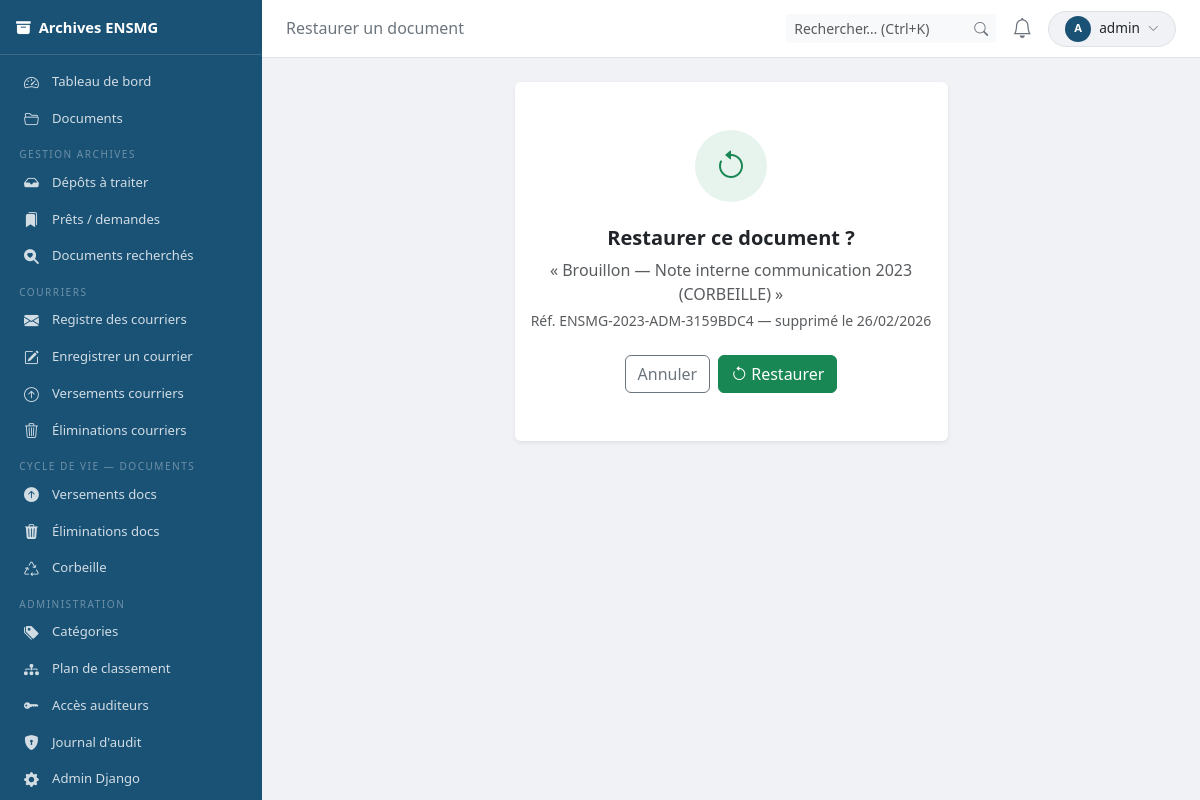
Page /gestion/corbeille/382/restaurer/ (signed in) on the committed database.
### users/models.py (models this page shows, shortened)
class CustomUser(AbstractUser):
    class Role(models.TextChoices):
        ADMIN       = 'ADMIN',      'Administrateur système'
        ARCHIVISTE  = 'ARCHIVISTE', 'Archiviste'
        DIRECTION   = 'DIRECTION',  'Direction'
        PERSONNEL   = 'PERSONNEL',  'Personnel administratif'
        ENSEIGNANT  = 'ENSEIGNANT', 'Enseignant-chercheur'
    role = models.CharField(
        max_length=20,
        choices=Role.choices,
        default=Role.PERSONNEL,
        verbose_name='Rôle',
    )
    departement = models.ForeignKey(
        Departement,
        null=True, blank=True,
        on_delete=models.SET_NULL,
        verbose_name='Département / Service',
        help_text='Service de rattachement de l\'utilisateur.',
    )
    telephone = models.CharField(
        max_length=30,
        blank=True,
        verbose_name='Téléphone',
    )
    class Meta:
        verbose_name        = 'Utilisateur'
        verbose_name_plural = 'Utilisateurs'
        ordering            = ['last_name', 'first_name']

### archives/models.py (models this page shows, shortened)
class Document(models.Model):
    class Statut(models.TextChoices):
        COURANT        = 'COURANT',        'Archive courante'
        INTERMEDIAIRE  = 'INTERMEDIAIRE',  'Archive intermédiaire'
        DEFINITIF      = 'DEFINITIF',      'Archive définitive'
        EN_VERSEMENT   = 'EN_VERSEMENT',   'En cours de versement'
        VERSE          = 'VERSE',          'Versé aux Archives nationales'
        EN_ELIMINATION = 'EN_ELIMINATION', "En cours d'élimination"
        ELIMINE        = 'ELIMINE',        'Éliminé'
    class Confidentialite(models.TextChoices):
        PUBLIC       = 'PUBLIC',       'Public'
        INTERNE      = 'INTERNE',      'Usage interne'
        CONFIDENTIEL = 'CONFIDENTIEL', 'Confidentiel'
        SECRET       = 'SECRET',       'Secret'
    class Support(models.TextChoices):
        NUMERIQUE = 'NUMERIQUE', 'Numérique'
        PAPIER    = 'PAPIER',    'Papier'
        MIXTE     = 'MIXTE',     'Mixte (papier + numérique)'
    class SortFinal(models.TextChoices):
        CONSERVATION = 'CONSERVATION', 'Conservation définitive'
        ELIMINATION  = 'ELIMINATION',  'Élimination'
        TRI          = 'TRI',          'Tri'
        EN_ATTENTE   = 'EN_ATTENTE',   'En attente de décision'
    identifiant = models.CharField(
        max_length=60, unique=True, editable=False,
        verbose_name='Identifiant unique',
        db_index=True,
        help_text='Format : ENSMG-AAAA-CODE-XXXXXXXX',
    )
    titre              = models.CharField(max_length=500, verbose_name='Titre')
    producteur         = models.CharField(max_length=200, verbose_name='Service producteur')
    date_creation      = models.DateField(verbose_name='Date de création du document')
    date_reception     = models.DateField(null=True, blank=True, verbose_name='Date de réception')
    date_enregistrement = models.DateTimeField(auto_now_add=True, verbose_name="Date d'enregistrement dans le système")
    description        = models.TextField(blank=True, verbose_name='Description / Résumé')
    mots_cles          = models.TextField(blank=True, verbose_name='Mots-clés', help_text='Séparés par des virgules')
    langue             = models.CharField(max_length=10, default='fr', verbose_name='Langue')
    categorie       = models.ForeignKey(CategorieDocument, on_delete=models.PROTECT, verbose_name='Catégorie documentaire')
    plan_classement = models.ForeignKey(PlanClassement, on_delete=models.PROTECT, verbose_name='Cote de classement')
    statut          = models.CharField(max_length=20, choices=Statut.choices, default=Statut.COURANT, verbose_name='Statut', db_index=True)
    confidentialite = models.CharField(max_length=20, choices=Confidentialite.choices, default=Confidentialite.INTERNE, verbose_name='Niveau de confidentialité')
    support         = models.CharField(max_length=10, choices=Support.choices, default=Support.NUMERIQUE, verbose_name='Support')
    fichier               = models.FileField(upload_to='archives/%Y/%m/', null=True, blank=True, verbose_name='Fichier numérique')
    nom_fichier_original  = models.CharField(max_length=255, blank=True, verbose_name='Nom du fichier original')
    taille_fichier        = models.BigIntegerField(null=True, blank=True, verbose_name='Taille (octets)')
    empreinte_sha256      = models.CharField(max_length=64, blank=True, verbose_name='Empreinte SHA-256', help_text="Garantie d'intégrité du fichier numérique")
    texte_extrait         = models.TextField(blank=True, verbose_name='Texte extrait (OCR / indexation plein texte)')
    localisation_physique = models.CharField(
        max_length=300, blank=True,
        verbose_name='Localisation physique',
        help_text='Ex : Bâtiment A, Salle 12, Étagère 3, Boîte 7',
    )
    tableau_gestion = models.ForeignKey(
        TableauGestion,
        null=True, blank=True,
        on_delete=models.SET_NULL,
        verbose_name='Tableau de gestion (DUA)',
    )
    date_fin_dua = models.DateField(
        null=True, blank=True,
        verbose_name='Date de fin de DUA',
        help_text='Calculée automatiquement à partir du tableau de gestion',
    )
    sort_final = models.CharField(
        max_length=20,
        choices=SortFinal.choices,
        default=SortFinal.EN_ATTENTE,
        verbose_name='Sort final',
    )
    cree_par = models.ForeignKey(
        settings.AUTH_USER_MODEL,
        on_delete=models.SET_NULL, null=True,
        related_name='documents_crees',
        verbose_name='Créé par',
    )
    modifie_par = models.ForeignKey(
        settings.AUTH_USER_MODEL,
        on_delete=models.SET_NULL, null=True,
        related_name='documents_modifies',
        verbose_name='Modifié par',
    )
    date_modification = models.DateTimeField(auto_now=True, verbose_name='Dernière modification')
    deleted_at = models.DateTimeField(
        null=True, blank=True,
        verbose_name='Mis en corbeille le',
        help_text='Si renseigné, le document est en corbeille (suppression logique). Purge automatique après 30 jours.',
    )
    class Meta:
        verbose_name        = "Document d'archives"
        verbose_name_plural = "Documents d'archives"
        ordering            = ['-date_enregistrement']
        permissions         = [
            ('can_eliminate',          'Peut déclencher une procédure d\'élimination'),
            ('can_verse',              'Peut effectuer un versement'),
            ('can_view_confidentiel',  'Peut consulter les documents confidentiels'),
            ('can_view_secret',        'Peut consulter les documents secrets'),
        ]

### archives/views.py (the view, shortened to what this page needs)
# urls.py: path('gestion/corbeille/<int:pk>/restaurer/', views.corbeille_restaurer, name='corbeille_restaurer'),
@login_required
def corbeille_restaurer(request, pk):
    if not (est_archiviste(request.user) or est_admin(request.user)):
        raise PermissionDenied
    doc = get_object_or_404(Document, pk=pk, deleted_at__isnull=False)
    return render(request, 'archives/admin/corbeille/confirmer_restauration.html', {
        **_notif_ctx(request), 'doc': doc,
    })

### archives/permissions.py (called while the page is built)
def est_admin(user):
    return user.is_superuser or getattr(user, 'role', None) == CustomUser.Role.ADMIN

def est_archiviste(user):
    return getattr(user, 'role', None) == CustomUser.Role.ARCHIVISTE

def est_direction(user):
    return getattr(user, 'role', None) == CustomUser.Role.DIRECTION

### archives/views.py (called while the page is built)
def _notif_ctx(request):
    user = request.user
    notifs_non_lues = Notification.objects.filter(destinataire=user, lue=False)
    return {
        'nb_notifications': notifs_non_lues.count(),
        'notifs_recentes':  notifs_non_lues.select_related(
            'depot', 'document'
        ).order_by('-date_creation')[:6],
        'nb_messages_non_lus': MessageDestinataire.objects.filter(
            destinataire=user, lu=False, en_corbeille=False
        ).count(),
        'est_gestionnaire': est_archiviste(user) or est_admin(user),
        'est_direction':    est_direction(user),
        'est_admin':        est_admin(user),
        'theme': 'archiviste' if (est_archiviste(user) or est_admin(user)) else 'agent',
    }

### archives/templates/archives/admin/corbeille/confirmer_restauration.html (shortened to what this page needs)
{% extends "archives/base.html" %}
{% block topbar_title %}Restaurer un document{% endblock %}
{% block content %}
<div class="row justify-content-center">
  <div class="col-md-6">
    <div class="card border-0 shadow-sm text-center">
      <div class="card-body py-5">
        <div class="rounded-circle mx-auto mb-4 d-flex align-items-center justify-content-center"
             style="width:72px;height:72px;background:rgba(25,135,84,.1)">
          <i class="bi bi-arrow-counterclockwise fs-2 text-success"></i>
        </div>
        <h5 class="fw-bold mb-2">Restaurer ce document ?</h5>
        <p class="text-muted mb-1">« {{ doc.titre|truncatechars:60 }} »</p>
        <p class="text-muted small mb-4">Réf. {{ doc.identifiant }} — supprimé le {{ doc.deleted_at|date:"d/m/Y" }}</p>
        <form method="post" class="d-flex gap-2 justify-content-center">
          <a href="{% url 'archives:corbeille' %}" class="btn btn-outline-secondary">Annuler</a>
          <button type="submit" class="btn btn-success">
            <i class="bi bi-arrow-counterclockwise me-1"></i>Restaurer
          </button>
        </form>
      </div>
    </div>
  </div>
</div>
{% endblock %}

### archives/templates/archives/base.html (shortened to what this page needs)
<!DOCTYPE html>
<html lang="fr" data-theme="light">
<head>
  <link rel="stylesheet" href="https://cdn.jsdelivr.net/npm/bootstrap@5.3.2/dist/css/bootstrap.min.css">
  <link rel="stylesheet" href="https://cdn.jsdelivr.net/npm/bootstrap-icons@1.11.3/font/bootstrap-icons.min.css">
</head>
<body>
<nav id="sidebar">
  <div class="brand">
    <span><i class="bi bi-archive-fill me-2"></i>Archives ENSMG</span>
  </div>
  <div class="py-2 flex-grow-1 overflow-auto">
    <a href="{% url 'archives:dashboard' %}" class="nav-link{% if request.resolver_match.url_name == 'dashboard' %} active{% endif %}">
      <i class="bi bi-speedometer2"></i>Tableau de bord
    </a>
    <a href="{% url 'archives:document_list' %}" class="nav-link">
      <i class="bi bi-folder2-open"></i>Documents
    </a>
    {% if est_gestionnaire %}
    <div class="nav-section">Gestion archives</div>
    <a href="{% url 'archives:archiviste_depots' %}" class="nav-link{% if 'archiviste_depot' in request.resolver_match.url_name %} active{% endif %}">
      <i class="bi bi-inbox-fill"></i>Dépôts à traiter
    </a>
    <a href="{% url 'archives:archiviste_prets' %}" class="nav-link{% if 'archiviste_pret' in request.resolver_match.url_name %} active{% endif %}">
      <i class="bi bi-bookmarks-fill"></i>Prêts / demandes
    </a>
    <a href="{% url 'archives:archiviste_recherches' %}" class="nav-link{% if 'archiviste_recherche' in request.resolver_match.url_name %} active{% endif %}">
      <i class="bi bi-search-heart-fill"></i>Documents recherchés
    </a>
    <div class="nav-section">Courriers</div>
    <a href="{% url 'archives:courrier_liste' %}" class="nav-link{% if 'courrier' in request.resolver_match.url_name and 'bv' not in request.resolver_match.url_name and 'be' not in request.resolver_match.url_name %} active{% endif %}">
      <i class="bi bi-envelope-fill"></i>Registre des courriers
    </a>
    <a href="{% url 'archives:courrier_enregistrer' %}" class="nav-link{% if request.resolver_match.url_name == 'courrier_enregistrer' %} active{% endif %}">
      <i class="bi bi-pencil-square"></i>Enregistrer un courrier
    </a>
    <a href="{% url 'archives:courrier_bv_liste' %}" class="nav-link{% if 'courrier_bv' in request.resolver_match.url_name %} active{% endif %}">
      <i class="bi bi-arrow-up-circle"></i>Versements courriers
    </a>
    <a href="{% url 'archives:courrier_be_liste' %}" class="nav-link{% if 'courrier_be' in request.resolver_match.url_name %} active{% endif %}">
      <i class="bi bi-trash3"></i>Éliminations courriers
    </a>
    <div class="nav-section">Cycle de vie — Documents</div>
    <a href="{% url 'archives:admin_bordereaux_versement' %}" class="nav-link{% if 'versement' in request.resolver_match.url_name and 'courrier' not in request.resolver_match.url_name %} active{% endif %}">
      <i class="bi bi-arrow-up-circle-fill"></i>Versements docs
    </a>
    <a href="{% url 'archives:admin_bordereaux_elimination' %}" class="nav-link{% if 'elimination' in request.resolver_match.url_name and 'courrier' not in request.resolver_match.url_name %} active{% endif %}">
      <i class="bi bi-trash3-fill"></i>Éliminations docs
    </a>
    <a href="{% url 'archives:corbeille' %}" class="nav-link{% if request.resolver_match.url_name == 'corbeille' %} active{% endif %}">
      <i class="bi bi-recycle"></i>Corbeille
    </a>
    <div class="nav-section">Administration</div>
    <a href="{% url 'archives:admin_categories' %}" class="nav-link{% if 'admin_categorie' in request.resolver_match.url_name %} active{% endif %}">
      <i class="bi bi-tags-fill"></i>Catégories
    </a>
    <a href="{% url 'archives:admin_plans' %}" class="nav-link{% if 'admin_plan' in request.resolver_match.url_name %} active{% endif %}">
      <i class="bi bi-diagram-3-fill"></i>Plan de classement
    </a>
    <a href="{% url 'archives:audit_tokens' %}" class="nav-link{% if 'audit_token' in request.resolver_match.url_name %} active{% endif %}">
      <i class="bi bi-key-fill"></i>Accès auditeurs
    </a>
    <a href="{% url 'archives:admin_journal' %}" class="nav-link{% if request.resolver_match.url_name == 'admin_journal' %} active{% endif %}">
      <i class="bi bi-shield-lock-fill"></i>Journal d'audit
    </a>
    {% if est_admin %}<a href="/admin/" class="nav-link"><i class="bi bi-gear-fill"></i>Admin Django</a>{% endif %}
    {% endif %}
  </div>
</nav>
<div id="main-content">
  <div id="topbar">
    <div class="d-flex align-items-center gap-2">
      <h6 class="mb-0 fw-normal" style="color:var(--muted)">{% block topbar_title %}{% endblock %}</h6>
    </div>
    <div class="d-flex align-items-center gap-2">
      <form method="get" action="{% url 'archives:document_list' %}" class="d-none d-lg-flex">
        <div class="input-group input-group-sm" style="width:210px">
          <input type="search" name="q" class="form-control border-0 bg-light"
                 placeholder="Rechercher… (Ctrl+K)" id="global-search"
                 value="{{ request.GET.q }}" autocomplete="off">
          <button type="submit" class="btn btn-light border-0"><i class="bi bi-search" style="color:var(--muted)"></i></button>
        </div>
      </form>
      <div class="dropdown">
        <button class="bell-btn" data-bs-toggle="dropdown" data-bs-auto-close="outside">
          <i class="bi bi-bell{% if nb_notifications %}-fill{% endif %} fs-5"></i>
        </button>
      </div>
      <div class="dropdown">
        <button class="btn btn-sm d-flex align-items-center gap-2 border rounded-pill px-3 py-1"
                style="background:var(--body-bg);font-size:.85rem" type="button" data-bs-toggle="dropdown">
          <div class="rounded-circle d-flex align-items-center justify-content-center text-white fw-bold flex-shrink-0"
               style="width:26px;height:26px;font-size:.7rem;background:var(--theme-color)">
            {{ request.user.first_name|first|upper|default:request.user.username|first|upper }}
          </div>
          <span class="d-none d-md-inline">{{ request.user.get_full_name|default:request.user.username|truncatechars:18 }}</span>
          <i class="bi bi-chevron-down" style="font-size:.7rem;color:var(--muted)"></i>
        </button>
      </div>
    </div>
  </div>
  <div class="page-body">{% block content %}{% endblock %}</div>
</div>
</body>
</html>

### rows in the picture
CustomUser: user.first_name|first "A", user.get_full_name "admin"
Document: titre "Brouillon — Note interne communication 2023 (CORBEILLE)", identifiant "ENSMG-2023-ADM-3159BDC4", deleted_at "26/02/2026"
